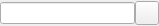
<?xml version="1.0" encoding="UTF-8"?>
<ui version="4.0">
 <class>SearchClass</class>
 <widget class="QWidget" name="SearchClass">
  <property name="geometry">
   <rect>
    <x>0</x>
    <y>0</y>
    <width>159</width>
    <height>26</height>
   </rect>
  </property>
  <property name="windowTitle">
   <string>对象查找器</string>
  </property>
  <layout class="QGridLayout" name="gridLayout">
   <property name="margin">
    <number>0</number>
   </property>
   <property name="spacing">
    <number>0</number>
   </property>
   <item row="0" column="0">
    <layout class="QHBoxLayout" name="horizontalLayout">
     <property name="spacing">
      <number>0</number>
     </property>
     <item>
      <widget class="QLineEdit" name="lineEdit_search">
       <property name="minimumSize">
        <size>
         <width>0</width>
         <height>20</height>
        </size>
       </property>
       <property name="sizeIncrement">
        <size>
         <width>0</width>
         <height>20</height>
        </size>
       </property>
      </widget>
     </item>
     <item>
      <widget class="QPushButton" name="pushButton_search">
       <property name="sizePolicy">
        <sizepolicy hsizetype="Fixed" vsizetype="Fixed">
         <horstretch>0</horstretch>
         <verstretch>0</verstretch>
        </sizepolicy>
       </property>
       <property name="minimumSize">
        <size>
         <width>24</width>
         <height>24</height>
        </size>
       </property>
       <property name="maximumSize">
        <size>
         <width>24</width>
         <height>24</height>
        </size>
       </property>
       <property name="text">
        <string/>
       </property>
       <property name="icon">
        <iconset resource="../ModelingTool.qrc">
         <normaloff>:/ModelingTool/Images/search.png</normaloff>:/ModelingTool/Images/search.png</iconset>
       </property>
       <property name="iconSize">
        <size>
         <width>24</width>
         <height>24</height>
        </size>
       </property>
      </widget>
     </item>
    </layout>
   </item>
  </layout>
 </widget>
 <resources>
  <include location="../ModelingTool.qrc"/>
 </resources>
 <connections/>
</ui>
